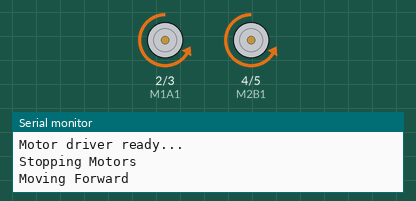
This sketch was run on a simulated Arduino Uno, built with avr-gcc and run on an emulated ATmega328P. Shown: motor-driver pin pairs drawn as motors (green arrow = first pin HIGH = forward, orange = second pin HIGH = backward, longer = more drive, scaled by the enable pin), the last lines printed to the serial monitor.

Above: at 1.0 s.
At 3.0 s:
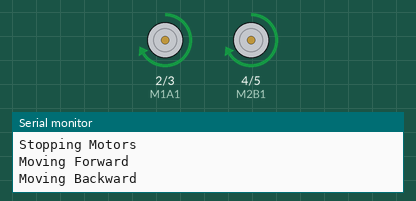
At 5.0 s:
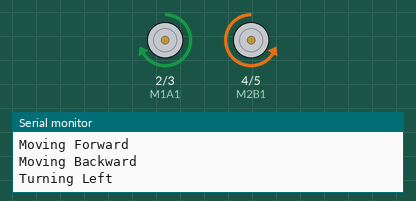
At 9.0 s:
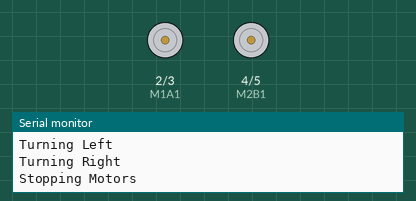
Timing chart, 0 to 13.0 s (numbered marks = the images above):
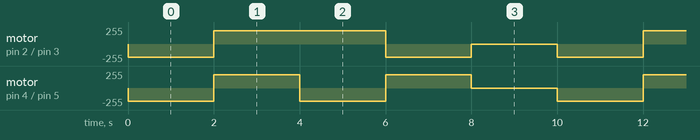

The sketch:

FBLR_allmotors.ino
```cpp
// Motor A connections
int M1A1 = 2;      // Motor A input 1
int M1A2 = 3;      // Motor A input 2
int EN_A = 9;      // Enable A (PWM)

// Motor B connections
int M2B1 = 4;      // Motor B input 1
int M2B2 = 5;      // Motor B input 2
int EN_B = 10;     // Enable B (PWM)

void setup() {
  // Motor pin setup
  pinMode(M1A1, OUTPUT);
  pinMode(M1A2, OUTPUT);
  pinMode(M2B1, OUTPUT);
  pinMode(M2B2, OUTPUT);
  pinMode(EN_A, OUTPUT);
  pinMode(EN_B, OUTPUT);

  // Start Serial Monitor
  Serial.begin(9600);
  Serial.println("Motor driver ready...");

  stopMotors();
}

void loop() {
  forward();
  delay(2000);

  backward();
  delay(2000);

  left();
  delay(2000);

  right();
  delay(2000);

  stopMotors();
  delay(2000);
}

// ---- Functions ----

void backward() {
  Serial.println("Moving Backward");
  digitalWrite(M1A1, HIGH);
  digitalWrite(M1A2, LOW);
  digitalWrite(M2B1, HIGH);
  digitalWrite(M2B2, LOW);
  analogWrite(EN_A, 200);  // Speed 0-255
  analogWrite(EN_B, 200);
}

void forward() {
  Serial.println("Moving Forward");
  digitalWrite(M1A1, LOW);
  digitalWrite(M1A2, HIGH);
  digitalWrite(M2B1, LOW);
  digitalWrite(M2B2, HIGH);
  analogWrite(EN_A, 200);
  analogWrite(EN_B, 200);
}

void right() {
  Serial.println("Turning Right");
  digitalWrite(M1A1, LOW);
  digitalWrite(M1A2, HIGH);
  digitalWrite(M2B1, HIGH);
  digitalWrite(M2B2, LOW);
  analogWrite(EN_A, 200);
  analogWrite(EN_B, 200);
}

void left () {
  Serial.println("Turning Left");
  digitalWrite(M1A1, HIGH);
  digitalWrite(M1A2, LOW);
  digitalWrite(M2B1, LOW);
  digitalWrite(M2B2, HIGH);
  analogWrite(EN_A, 200);
  analogWrite(EN_B, 200);
}

void stopMotors() {
  Serial.println("Stopping Motors");
  digitalWrite(M1A1, LOW);
  digitalWrite(M1A2, LOW);
  digitalWrite(M2B1, LOW);
  digitalWrite(M2B2, LOW);
}
```

Measured:
- by itself, motor on pin 2 (M1A1) / pin 3 (M1A2): repeats every 10.0 s: forward 200/255 4.0 s, backward 200/255 2.0 s, stopped 2.0 s, backward 200/255 2.0 s
- by itself, motor on pin 4 (M2B1) / pin 5 (M2B2): repeats every 10.0 s: forward 200/255 2.0 s, backward 200/255 2.0 s, forward 200/255 2.0 s, stopped 2.0 s, backward 200/255 2.0 s
